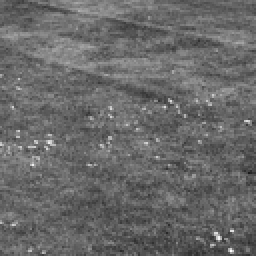
%> input picture herbe1.jpg, 128 x 128 px, shrunk from 320 x 320 before the run, given in place of scs.png, which was not available (shown 2 times larger)
$ octave Init.m   (GNU Octave 9; MATLAB toolbox functions it lacks are replaced by stand-ins)
%> lines starting %> are read from the running program, lines starting %| are printed output that depends on the picture; pictures that were not available may be replaced by others from this repository, and a replacement may not be noted
### lbp.m
function Hist=lbp(I,r,c)

Img=zeros(r,c);
for i=2:r-1

    for j=2:c-1
        a=[];

        % Checking with the 8 nieghbours
        % N-W
        if(I(i,j)>I(i-1,j-1))
            a=[a 0];
        else
            a=[a 1];
        end
        % N
        if(I(i,j)>I(i-1,j))
            a=[a 0];
        else
            a=[a 1];
        end

        % N-E
        if(I(i,j)>I(i-1,j+1))
            a=[a 0];
        else
            a=[a 1];
        end

        %E
        if(I(i,j)>I(i,j+1))
            a=[a 0];
        else
            a=[a 1];
        end


        % S-E
        if(I(i,j)>I(i+1,j+1))
            a=[a 0];
        else
            a=[a 1];
        end

        % S
        if(I(i,j)>I(i+1,j))
            a=[a 0];
        else
            a=[a 1];
        end

        % S-W
        if(I(i,j)>I(i+1,j-1))
            a=[a 0];
        else
            a=[a 1];
        end

        % W
        if(I(i,j)>I(i,j-1))
            a=[a 0];
        else
            a=[a 1];
        end

        b=0;
        dec=8;

        % Changing into decimal
        for k=0:7
            b=a(dec)*(2^k)+b;
            dec=dec-1;
        end

        Img(i,j)=b;
    end
end

Hist=hist(Img);  % Getting histogram

end

### hist.m
function Hist=hist(im_lpb)

[r,c]=size(im_lpb);
Hist=zeros(1,256);

for i=1:r
    for j=1:c
        Hist(1,im_lpb(i,j)+1)=Hist(1,im_lpb(i,j)+1)+1;
    end
end

Hist=Hist/sum(Hist);

end

### Init.m
close all;
clear;
clc;

F0='scs.png';
F1='herbe2.jpg';
F2='eau1.jpg';
F3='eau2.jpg';
F4='brique1.jpg';
F5='brique2.jpg';
F6='bois1.jpg';
F7='bois2.jpg';

I0=imread(F0);
%> I0 is the input picture: size 128x128x3 uint8; min 28, max 254, mean 104.6
%I0=rgb2gray(I0);
[r,c]=size(I0);
%> r = 128; c = 384
Hist0=lbp(I0,r,c);
%> after the loop in hist, `for i=1:r`: Hist = 256 values, max 4452 at index 1, min 3 at index 171, mean 192
%> in hist, `Hist=Hist/sum(Hist);`: Hist = 256 values, max 0.0906 at index 1, min 6.1e-05 at index 171, mean 0.00391
%> Hist0 has the same summary as Hist in hist
plot(Hist0);
%> figure, not shown here; curve peaks at x = 1, y = 0.0906

I1=imread(F1);
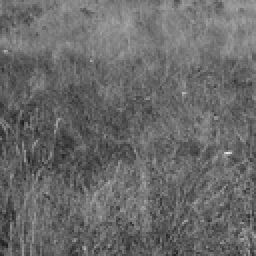
%> input picture herbe2.jpg, 128 x 128 px, shrunk from 320 x 320 before the run (shown 2 times larger)
%> I1 is the input picture: size 128x128x3 uint8; min 27, max 231, mean 105.1
I1=rgb2gray(I1);
%> I1: size 128x128 uint8
[r,c]=size(I1);
%> c = 128
Hist1=lbp(I1,r,c);
%> Hist1 = 256 values, max 0.105 at index 1, min 6.1e-05 at index 46, mean 0.00391

I2=imread(F2);
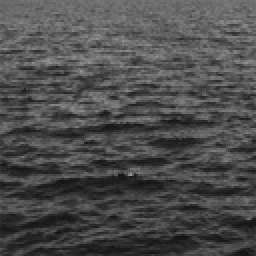
%> input picture eau1.jpg, 128 x 128 px, shrunk from 320 x 320 before the run (shown 2 times larger)
%> I2 is the input picture: size 128x128x3 uint8; min 17, max 152, mean 76.4
I2=rgb2gray(I2);
%> I2: size 128x128 uint8
[r,c]=size(I2);
Hist2=lbp(I2,r,c);
%> Hist2 = 256 values, max 0.0852 at index 1, min 0 at index 76, mean 0.00391

I3=imread(F3);
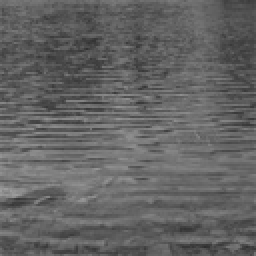
%> input picture eau2.jpg, 128 x 128 px, shrunk from 320 x 320 before the run (shown 2 times larger)
%> I3 is the input picture: size 128x128x3 uint8; min 45, max 157, mean 99.2
I3=rgb2gray(I3);
%> I3: size 128x128 uint8
[r,c]=size(I3);
Hist3=lbp(I3,r,c);
%> Hist3 = 256 values, max 0.0831 at index 1, min 0 at index 44, mean 0.00391

I4=imread(F4);
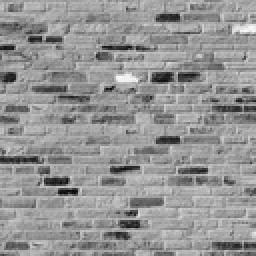
%> input picture brique1.jpg, 128 x 128 px, shrunk from 320 x 320 before the run (shown 2 times larger)
%> I4 is the input picture: size 128x128x3 uint8; min 10, max 250, mean 148.5
I4=rgb2gray(I4);
%> I4: size 128x128 uint8
[r,c]=size(I4);
Hist4=lbp(I4,r,c);
%> Hist4 = 256 values, max 0.104 at index 1, min 0 at index 44, mean 0.00391

I5=imread(F5);
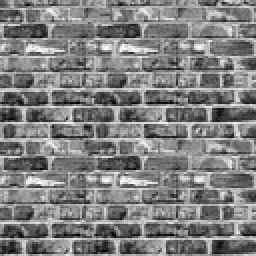
%> input picture brique2.jpg, 128 x 128 px, shrunk from 320 x 320 before the run (shown 2 times larger)
%> I5 is the input picture: size 128x128x3 uint8; min 0, max 254, mean 127.9
I5=rgb2gray(I5);
%> I5: size 128x128 uint8
[r,c]=size(I5);
Hist5=lbp(I5,r,c);
%> Hist5 = 256 values, max 0.0987 at index 1, min 0 at index 86, mean 0.00391

I6=imread(F6);
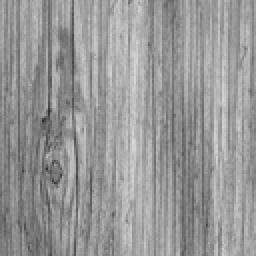
%> input picture bois1.jpg, 128 x 128 px, shrunk from 320 x 320 before the run (shown 2 times larger)
%> I6 is the input picture: size 128x128x3 uint8; min 45, max 222, mean 151.3
I6=rgb2gray(I6);
%> I6: size 128x128 uint8
[r,c]=size(I6);
Hist6=lbp(I6,r,c);
%> call 7 of lbp, with r = 128, c = 128
%> after the loop in lbp (call 7), `for i=2:r-1`:
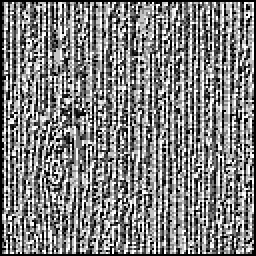
%> Img: size 128x128 double (shown 2 times larger); min 0, max 255, mean 127.7
%> in lbp (call 7), `Hist=hist(Img);`: Hist = 256 values, max 0.0942 at index 1, min 0 at index 19, mean 0.00391
%> Hist6 has the same summary as Hist in lbp

%> (the run ends here)
